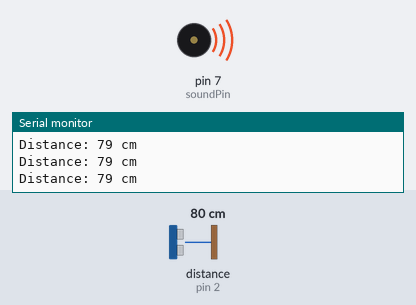
Simulated run of this sketch. Board: Arduino Mega 2560, built with avr-gcc and run on an emulated ATmega2560. On the bench: buzzer (waves = sounding), the last lines printed to the serial monitor. Wiring (inferred from the names in the program): ultrasonic range finder: trigger pin 3; echo pin 2. The inputs (shaded band) are chosen by the test bench; at power-on: distance to the obstacle (sensor on pin 2) 80 cm. The echo pulse lasts 58.3 µs per cm.

Above: at 1.2 s.
1.3 s: distance to the obstacle (sensor on pin 2) set to 4 cm
At 2.1 s:
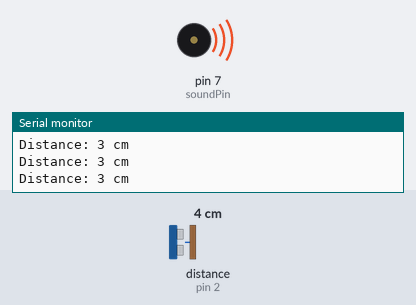
4.3 s: distance to the obstacle (sensor on pin 2) set to 11 cm
At 4.9 s:
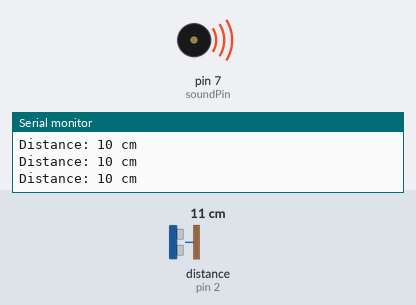
Timing chart, 0 to 7.3 s (numbered marks = the images above; inputs shaded):
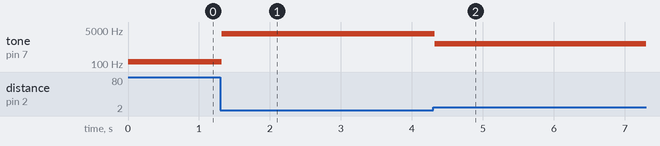

The sketch:

prakt11.ino
```cpp
int echoPin = 2;
int trigPin = 3;
int soundPin = 7;

int displayRows[8] = { 52, 50, 48, 46, 44, 42, 40, 38 };
int displayCols[8] = { 36, 34, 32, 30, 28, 26, 24, 22 };

auto display = new int[8][8];

void setup() {
  pinMode(trigPin, OUTPUT);
  pinMode(echoPin, INPUT);
  pinMode(soundPin, OUTPUT);
  Serial.begin(9600);
  for (int i = 0; i < 8; i++){
    pinMode(displayRows[i], OUTPUT);
    pinMode(displayCols[i], OUTPUT);
    digitalWrite(displayRows[i], HIGH);
    digitalWrite(displayCols[i], LOW);
  }
}

long duration;
int distance;
int soundFreq;
auto graph = new int[8];

void loop() {
  distance = getDistance();
  Serial.print("Distance: ");
  Serial.print(distance);
  Serial.println(" cm");
  if (distance < 300)
  {
    soundFreq = 10000 / distance;
    tone(soundPin, soundFreq);
    addToGraph(300 / distance);
  }
  drawGraph(1);
  drawGraph(1);
  drawGraph(1);
  drawGraphCol(0);
  //delay(100);
}

void selectRow(int r){
  for (int i = 0; i < 8; i++){
    if (i == r){
      digitalWrite(displayRows[i], LOW);
    } else {
      digitalWrite(displayRows[i], HIGH);
    }
  }
}

void drawGraphCol(int height){
  if (height > 8) height = 8;
  height = 8 - height;
  for (int i = 0; i < 8; i++){
    if (i >= height) digitalWrite(displayCols[i], HIGH);
    else digitalWrite(displayCols[i], LOW);
  }
}

void drawGraph(int d){
  for (int i = 0; i < 8; i++){
    selectRow(i);
    drawGraphCol(graph[i]);
    delay(d);
  }
}

void addToGraph(int val){
  for (int i = 0; i < 7; i++){
    graph[i] = graph[i + 1];
  }
  graph[7] = val;
}


// return distance in cm
int getDistance(){
  digitalWrite(trigPin, LOW);
  delayMicroseconds(2);
  digitalWrite(trigPin, HIGH);
  delayMicroseconds(10);
  digitalWrite(trigPin, LOW);
  long duration = pulseIn(echoPin, HIGH);
  return duration * 0.034 / 2;
}
```

Measured:
- after the input at 1.3 s, tone on pin 7 (soundPin): 126 Hz → 3333 Hz at once
- after the input at 4.3 s, tone on pin 7 (soundPin): 3333 Hz → 1000 Hz at once
